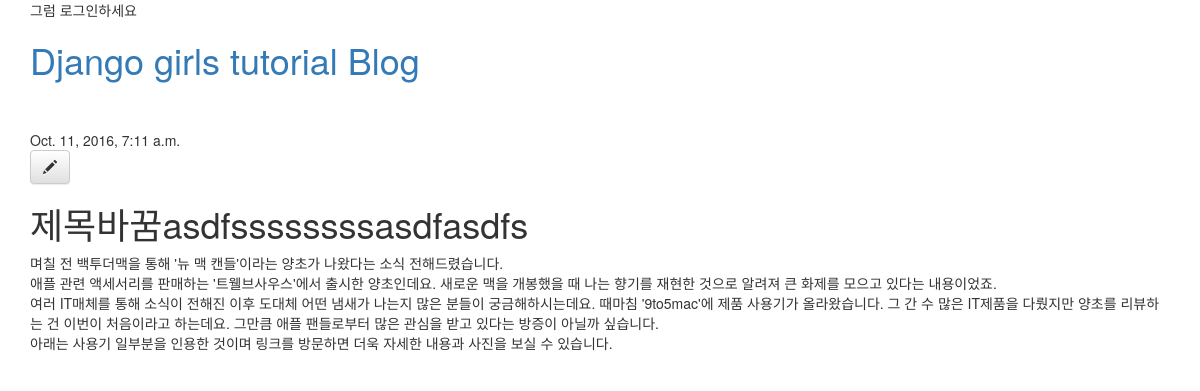
The page /post/1/ on the database as committed earlier.
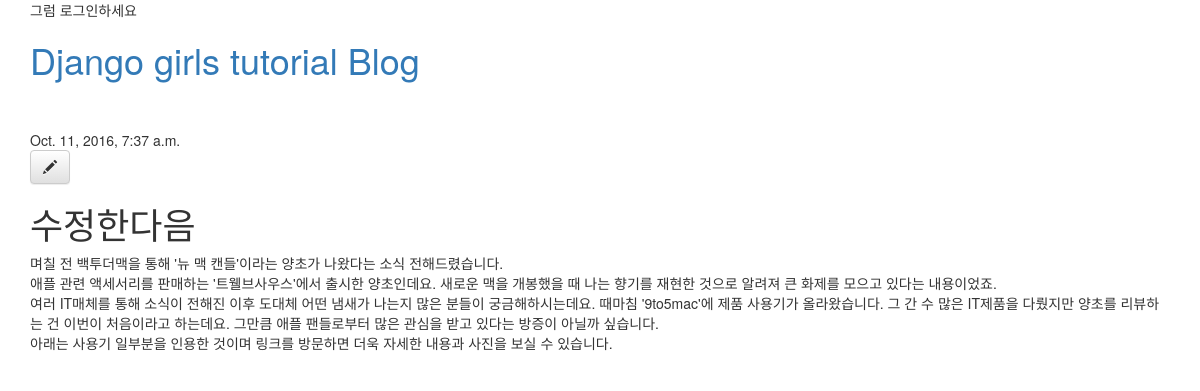
The same page on the database as committed later.
### blog/models.py (models this page shows, shortened)
class Post(models.Model):
    author = models.ForeignKey('auth.User')
    title = models.CharField(max_length=50)
    text = models.TextField()
    created_date = models.DateTimeField(auto_now_add=True)
    published_date = models.DateTimeField(null=True, blank=True)
    def __str__(self):
        return self.title

### blog/views.py (the view)
# urls.py: url(r'^post/(?P<pk>[0-9]+)/$', views.post_detail, name='post_detail'),
def post_detail(request, pk):
    print('post_detail, pk:%s' % pk)
    post = get_object_or_404(Post, pk=pk)
    print('post_detail, post:%s' % post)
    context = {
        'post': post,
    }
    print('post_detail, context:%s' % context)
    return render(request, 'blog/post_detail.html', context)

### blog/templates/blog/post_detail.html
{% extends 'blog/base.html' %}
{% block content %}
<div class="post">
  {% if post.published_date %}
    <div class="date">
      {{ post.published_date }}
    </div>
  {% else %}
    <div>Published Date None</div>
  {% endif %}
  <a href="{% url 'blog:post_edit' pk=post.pk %}"
      class="btn btn-default">
    <span class="glyphicon glyphicon-pencil"></span>
  </a>
  <h1>{{ post.title }}</h1>
  <p>{{ post.text|linebreaksbr }}</p>
</div>
{% endblock %}

### blog/templates/blog/base.html (shortened to what this page needs)
{% load staticfiles %}
<!DOCTYPE html>
<html lang="ko">
<head>
  <link rel="stylesheet" href="//maxcdn.bootstrapcdn.com/bootstrap/3.2.0/css/bootstrap.min.css">
  <link rel="stylesheet" href="//maxcdn.bootstrapcdn.com/bootstrap/3.2.0/css/bootstrap-theme.min.css">
  <link rel="stylesheet" href="{% static 'css/blog.css' %}">
</head>
<body>
  <div class="container">
    {% if user.is_authenticated %}
    <a href="{% url 'blog:post_new' %}" class="top-menu">
      <span class="glyphicon glyphicon-plus"></span>새 글 추가하기
    </a>
    {% else %}
    <div>그럼 로그인하세요</div>
    {% endif %}
    <h1 class="blog-title"><a href="{% url 'blog:post_list' %}">{% block title %}Django girls tutorial Blog{% endblock %}</a></h1>
    <div>
      {% block content %}
      {% endblock %}
    </div>
  </div>
</body>
</html>

### blog/static/css/blog.css (style rules this page uses)
.blog-title { margin-bottom: 50px; }

Rows that differ between the two databases and show on the page:
changed Post: published_date "Oct. 11, 2016, 7:11 a.m." → "Oct. 11, 2016, 7:37 a.m."; title "제목바꿈asdfssssssssasdfasdfs" → "수정한다음"
